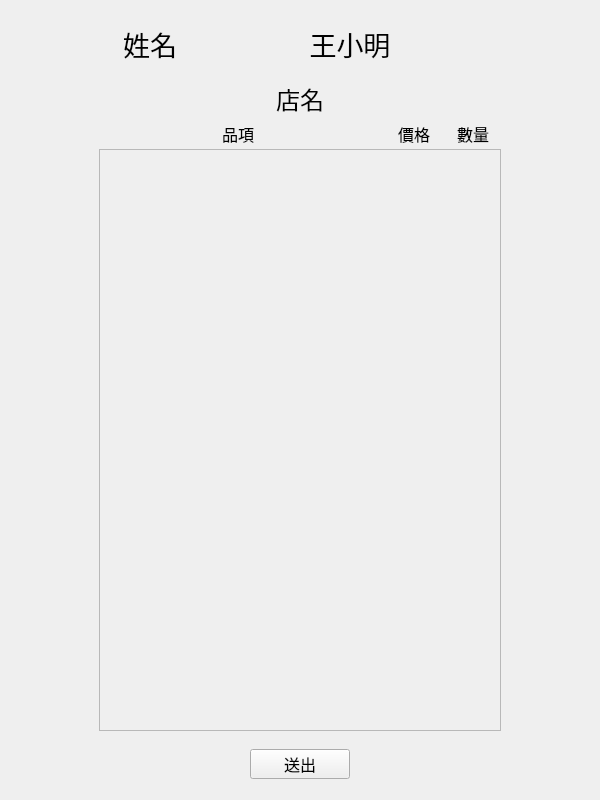
<?xml version="1.0" encoding="UTF-8"?>
<ui version="4.0">
 <class>orderSystem</class>
 <widget class="QWidget" name="orderSystem">
  <property name="geometry">
   <rect>
    <x>0</x>
    <y>0</y>
    <width>600</width>
    <height>800</height>
   </rect>
  </property>
  <property name="minimumSize">
   <size>
    <width>600</width>
    <height>800</height>
   </size>
  </property>
  <property name="maximumSize">
   <size>
    <width>600</width>
    <height>800</height>
   </size>
  </property>
  <property name="windowTitle">
   <string>Order</string>
  </property>
  <widget class="QStackedWidget" name="orderSystem_stackedWidget">
   <property name="geometry">
    <rect>
     <x>99</x>
     <y>19</y>
     <width>402</width>
     <height>762</height>
    </rect>
   </property>
   <property name="currentIndex">
    <number>1</number>
   </property>
   <widget class="QWidget" name="nameInput_page">
    <widget class="QWidget" name="nameInput_widget" native="true">
     <property name="geometry">
      <rect>
       <x>1</x>
       <y>355</y>
       <width>400</width>
       <height>50</height>
      </rect>
     </property>
     <widget class="QLabel" name="nameInputTag_label">
      <property name="geometry">
       <rect>
        <x>0</x>
        <y>0</y>
        <width>100</width>
        <height>50</height>
       </rect>
      </property>
      <property name="font">
       <font>
        <family>微軟正黑體</family>
        <pointsize>20</pointsize>
       </font>
      </property>
      <property name="text">
       <string>姓名</string>
      </property>
      <property name="alignment">
       <set>Qt::AlignCenter</set>
      </property>
     </widget>
     <widget class="QLineEdit" name="nameInput_lineEdit">
      <property name="geometry">
       <rect>
        <x>100</x>
        <y>0</y>
        <width>300</width>
        <height>50</height>
       </rect>
      </property>
      <property name="font">
       <font>
        <family>微軟正黑體</family>
        <pointsize>20</pointsize>
       </font>
      </property>
      <property name="text">
       <string>輸入姓名</string>
      </property>
     </widget>
    </widget>
    <widget class="QPushButton" name="nameInputConfirm_pushButton">
     <property name="geometry">
      <rect>
       <x>151</x>
       <y>500</y>
       <width>100</width>
       <height>30</height>
      </rect>
     </property>
     <property name="font">
      <font>
       <family>微軟正黑體</family>
       <pointsize>12</pointsize>
      </font>
     </property>
     <property name="text">
      <string>下一步</string>
     </property>
    </widget>
   </widget>
   <widget class="QWidget" name="order_page">
    <widget class="QWidget" name="storeName_widget" native="true">
     <property name="geometry">
      <rect>
       <x>1</x>
       <y>60</y>
       <width>400</width>
       <height>40</height>
      </rect>
     </property>
     <property name="styleSheet">
      <string notr="true"/>
     </property>
     <layout class="QHBoxLayout" name="storeName_horizontalLayout" stretch="7">
      <property name="spacing">
       <number>0</number>
      </property>
      <property name="leftMargin">
       <number>0</number>
      </property>
      <property name="topMargin">
       <number>0</number>
      </property>
      <property name="rightMargin">
       <number>0</number>
      </property>
      <property name="bottomMargin">
       <number>0</number>
      </property>
      <item>
       <widget class="QLabel" name="storeName_label">
        <property name="sizePolicy">
         <sizepolicy hsizetype="Ignored" vsizetype="Ignored">
          <horstretch>0</horstretch>
          <verstretch>0</verstretch>
         </sizepolicy>
        </property>
        <property name="font">
         <font>
          <family>微軟正黑體</family>
          <pointsize>18</pointsize>
         </font>
        </property>
        <property name="text">
         <string>店名</string>
        </property>
        <property name="alignment">
         <set>Qt::AlignCenter</set>
        </property>
       </widget>
      </item>
     </layout>
    </widget>
    <widget class="QWidget" name="itemTag_widget" native="true">
     <property name="geometry">
      <rect>
       <x>1</x>
       <y>100</y>
       <width>400</width>
       <height>30</height>
      </rect>
     </property>
     <layout class="QHBoxLayout" name="itemTag_horizontalLayout" stretch="7,2,1">
      <property name="spacing">
       <number>5</number>
      </property>
      <property name="leftMargin">
       <number>5</number>
      </property>
      <property name="topMargin">
       <number>5</number>
      </property>
      <property name="rightMargin">
       <number>5</number>
      </property>
      <property name="bottomMargin">
       <number>5</number>
      </property>
      <item>
       <widget class="QLabel" name="itemNameTag_label">
        <property name="sizePolicy">
         <sizepolicy hsizetype="Ignored" vsizetype="Ignored">
          <horstretch>0</horstretch>
          <verstretch>0</verstretch>
         </sizepolicy>
        </property>
        <property name="font">
         <font>
          <family>微軟正黑體</family>
          <pointsize>12</pointsize>
         </font>
        </property>
        <property name="text">
         <string>品項</string>
        </property>
        <property name="alignment">
         <set>Qt::AlignCenter</set>
        </property>
       </widget>
      </item>
      <item>
       <widget class="QLabel" name="priceTag_label">
        <property name="font">
         <font>
          <family>微軟正黑體</family>
          <pointsize>12</pointsize>
         </font>
        </property>
        <property name="styleSheet">
         <string notr="true"/>
        </property>
        <property name="text">
         <string>價格</string>
        </property>
        <property name="alignment">
         <set>Qt::AlignCenter</set>
        </property>
       </widget>
      </item>
      <item>
       <widget class="QLabel" name="amountTag_label">
        <property name="sizePolicy">
         <sizepolicy hsizetype="Ignored" vsizetype="Ignored">
          <horstretch>0</horstretch>
          <verstretch>0</verstretch>
         </sizepolicy>
        </property>
        <property name="font">
         <font>
          <family>微軟正黑體</family>
          <pointsize>12</pointsize>
         </font>
        </property>
        <property name="text">
         <string>數量</string>
        </property>
       </widget>
      </item>
     </layout>
    </widget>
    <widget class="QScrollArea" name="scrollArea">
     <property name="geometry">
      <rect>
       <x>0</x>
       <y>130</y>
       <width>402</width>
       <height>582</height>
      </rect>
     </property>
     <property name="lineWidth">
      <number>0</number>
     </property>
     <property name="widgetResizable">
      <bool>true</bool>
     </property>
     <widget class="QWidget" name="scrollAreaWidgetContents">
      <property name="geometry">
       <rect>
        <x>0</x>
        <y>0</y>
        <width>400</width>
        <height>580</height>
       </rect>
      </property>
      <property name="toolTipDuration">
       <number>-1</number>
      </property>
      <layout class="QGridLayout" name="gridLayout">
       <property name="leftMargin">
        <number>0</number>
       </property>
       <property name="topMargin">
        <number>0</number>
       </property>
       <property name="rightMargin">
        <number>0</number>
       </property>
       <property name="bottomMargin">
        <number>0</number>
       </property>
       <property name="spacing">
        <number>5</number>
       </property>
       <item row="0" column="0">
        <layout class="QVBoxLayout" name="items_verticalLayout">
         <property name="sizeConstraint">
          <enum>QLayout::SetFixedSize</enum>
         </property>
         <item>
          <spacer name="item_verticalSpacer">
           <property name="orientation">
            <enum>Qt::Vertical</enum>
           </property>
           <property name="sizeHint" stdset="0">
            <size>
             <width>20</width>
             <height>40</height>
            </size>
           </property>
          </spacer>
         </item>
        </layout>
       </item>
      </layout>
     </widget>
    </widget>
    <widget class="QWidget" name="studentName_widget" native="true">
     <property name="geometry">
      <rect>
       <x>1</x>
       <y>0</y>
       <width>400</width>
       <height>50</height>
      </rect>
     </property>
     <widget class="QLabel" name="studentNameTag_label">
      <property name="enabled">
       <bool>true</bool>
      </property>
      <property name="geometry">
       <rect>
        <x>0</x>
        <y>0</y>
        <width>100</width>
        <height>50</height>
       </rect>
      </property>
      <property name="font">
       <font>
        <family>微軟正黑體</family>
        <pointsize>20</pointsize>
       </font>
      </property>
      <property name="text">
       <string>&lt;html&gt;&lt;head/&gt;&lt;body&gt;&lt;p&gt;&lt;span style=&quot; font-size:20pt;&quot;&gt;姓名&lt;/span&gt;&lt;/p&gt;&lt;/body&gt;&lt;/html&gt;</string>
      </property>
      <property name="alignment">
       <set>Qt::AlignCenter</set>
      </property>
     </widget>
     <widget class="QLabel" name="studentName_label">
      <property name="geometry">
       <rect>
        <x>100</x>
        <y>0</y>
        <width>300</width>
        <height>50</height>
       </rect>
      </property>
      <property name="font">
       <font>
        <family>微軟正黑體</family>
        <pointsize>20</pointsize>
       </font>
      </property>
      <property name="text">
       <string>王小明</string>
      </property>
      <property name="alignment">
       <set>Qt::AlignCenter</set>
      </property>
     </widget>
    </widget>
    <widget class="QPushButton" name="orderConfirm_pushButton">
     <property name="geometry">
      <rect>
       <x>151</x>
       <y>730</y>
       <width>100</width>
       <height>30</height>
      </rect>
     </property>
     <property name="font">
      <font>
       <family>微軟正黑體</family>
       <pointsize>12</pointsize>
      </font>
     </property>
     <property name="text">
      <string>送出</string>
     </property>
    </widget>
   </widget>
  </widget>
 </widget>
 <resources/>
 <connections/>
</ui>
